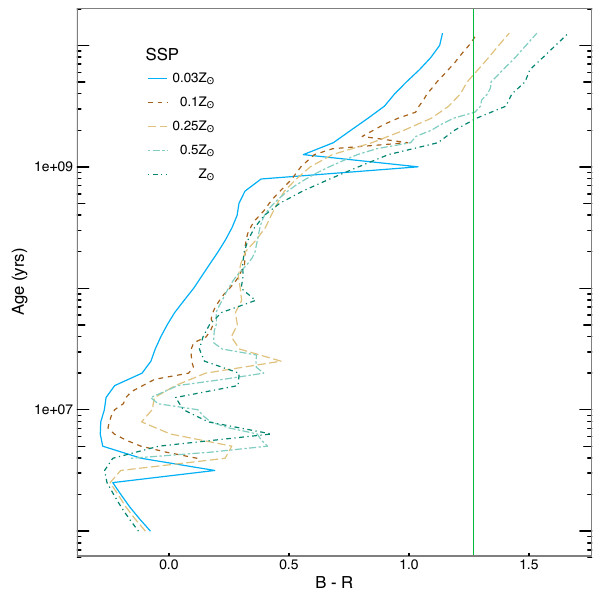

Reproduce this figure in R.
z1 <- read.table('z1sol.dat', header=TRUE)
z2 <- read.table('z05sol.dat', header=TRUE)
z3 <- read.table('z025sol.dat', header=TRUE)
z4 <- read.table('z01sol.dat', header=TRUE)
#z5 <- read.table('z03sol.dat', header=TRUE)
z6 <- read.table('z003sol.dat', header=TRUE)

z1$Z <- "1Z"
z2$Z <- "0.5Z"
z3$Z <- "0.25Z"
z4$Z <- "0.1Z"
#z5$Z <- "0.3Z"
z6$Z <- "0.03Z"

z <- rbind(z1, z2, z3, z4, z6)
z$BR <- z$B - z$R

z$BR <- z$B - z$R
z$BV <- z$B - z$V
library(ggplot2)
library(Cairo)

legend_title <- "SSP"
# 
plotlabels = expression('0.03Z'['\u0298'],
                        '0.1Z'['\u0298'],
                        '0.25Z'['\u0298'],
                        #'0.3Z'['\u0298'],
                        '0.5Z'['\u0298'],
                        Z['\u0298'])

g <- ggplot(z) + 
  geom_path(aes(x=BR, y=Age, color=Z, linetype=Z), size=0.4) + 
  geom_vline(aes(xintercept=1.27), size=0.2, linetype=1, color='#00BA38') + 
  scale_linetype_manual(legend_title, values=c(1,2,5,6,4),
                        labels=plotlabels) +
  scale_color_manual(legend_title, values=c('#00B0F6','#a6611a','#dfc27d','#80cdc1','#018571'), 
                     labels=plotlabels) +
  theme_bw() +
  theme(legend.position=c(0.2,0.8)) + 
  theme(panel.grid.major = element_blank(), 
        panel.grid.minor = element_blank(), 
        axis.line = element_line(colour = "black"),
        axis.ticks.length=unit(-0.08, "cm"),
        axis.title=element_text(size=12),
        legend.key = element_blank(),
        axis.text.y=element_text(margin=margin(0,5,0,0), size=10), 
        axis.text.x=element_text(margin=margin(5,0,0,0), size=10)) +
  ylab(expression('Age (yrs)')) + 
  xlab(expression('B - R'))  +
  scale_y_log10() +
  annotation_logticks(sides = "lr")

ggsave('isometal.pdf', g, width=6, height=6, device=cairo_pdf)